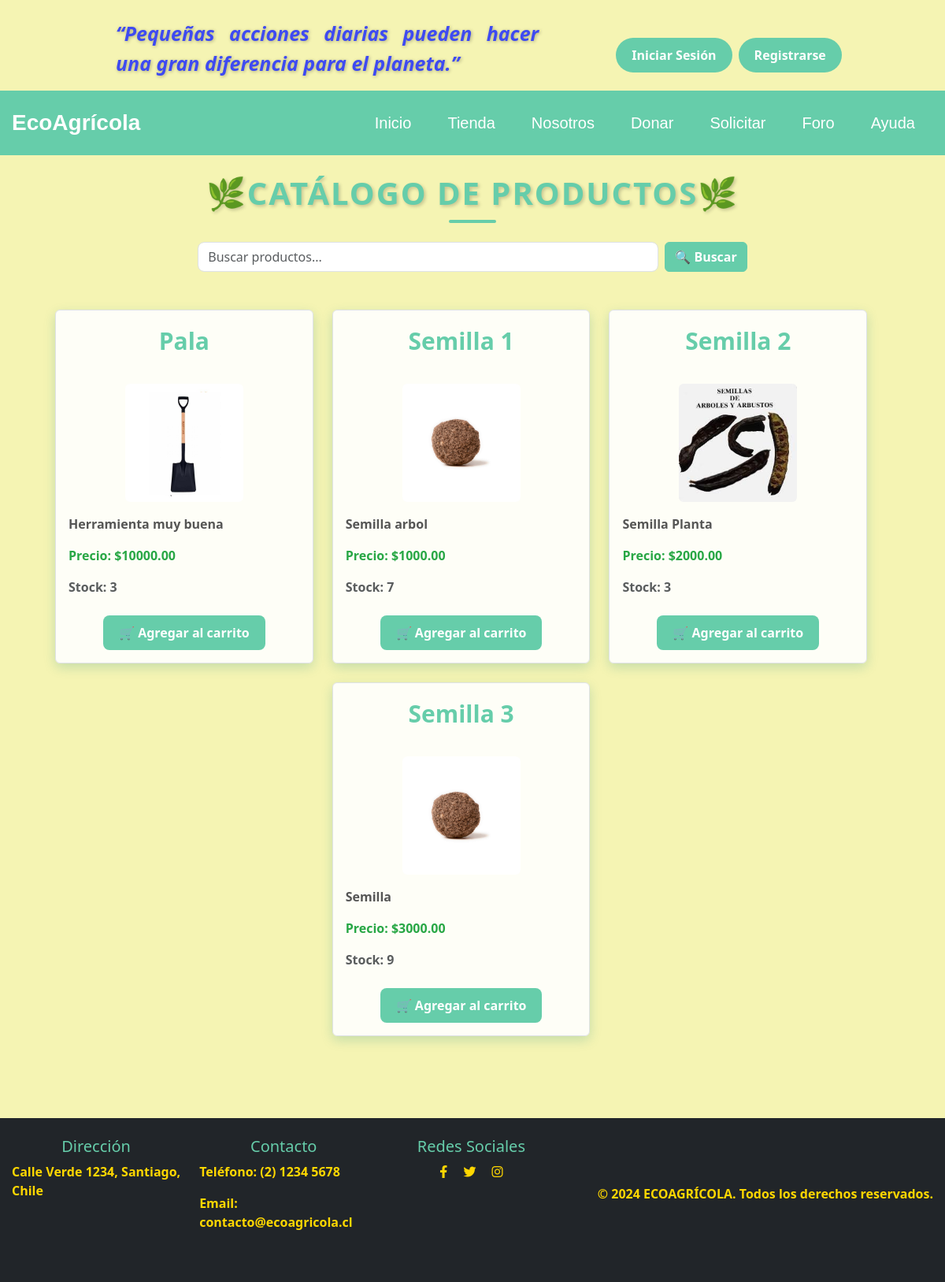
Before: /productos/ with the older database file.
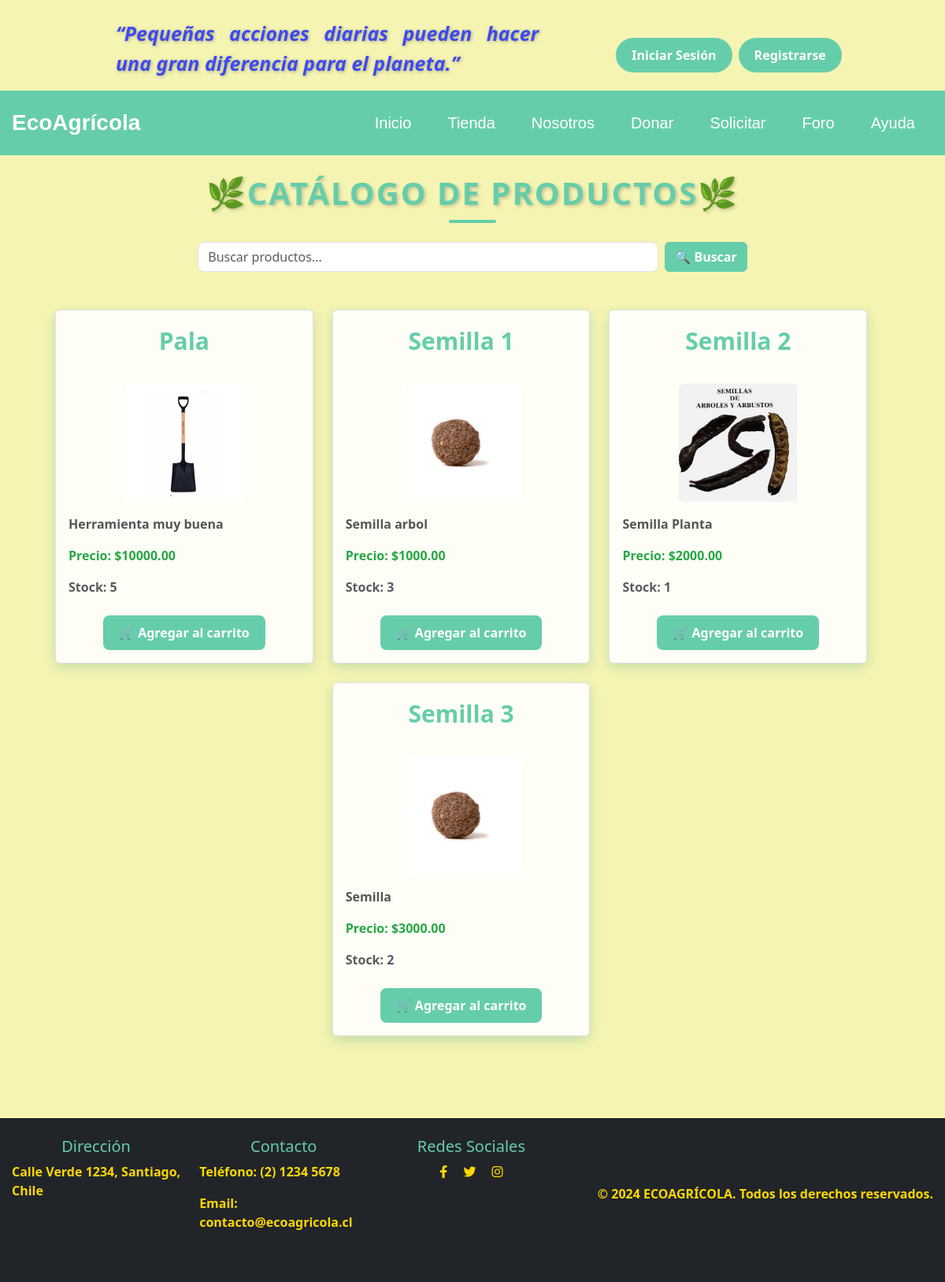
After: the same page with the newer database file.
### core/models.py (models this page shows, shortened)
class Producto(models.Model):
    nombre = models.CharField(max_length=100)
    categoria = models.CharField(max_length=100)
    descripcion = models.TextField()
    precio = models.DecimalField(max_digits=10, decimal_places=2)
    imagen = models.ImageField(upload_to='productos/')
    stock = models.PositiveIntegerField()

### core/views.py (the view)
# urls.py: path('productos/', listar_productos, name='listar_productos'),
def listar_productos(request):
    productos = Producto.objects.all()
    return render(request, 'core/listar_productos.html', {'productos': productos})

### core/templates/core/listar_productos.html (shortened to what this page needs)
{% extends "core/base_generic.html" %}
{% block content %}
<!DOCTYPE html>
<html lang="es">
<head>
    {% load static %}
    <link href="https://cdn.jsdelivr.net/npm/bootstrap@5.3.3/dist/css/bootstrap.min.css" rel="stylesheet">
    <link rel="stylesheet" href="{% static 'core/css/style.css' %}">
</head>
<body>
      <div class="container d-flex flex-column align-items-center" style="margin-bottom: 80px;">
        <h1 class="section-title text-center my-4" style="color: #66CDAA; font-weight: bold;">🌿Catálogo de Productos🌿</h1>
        <div class="mb-4 w-100">
            <form class="d-flex justify-content-center" action="{% url 'buscar_productos' %}" method="GET">
                <input class="form-control me-2 w-50" type="search" placeholder="Buscar productos..." aria-label="Buscar" name="search" style="border-radius: 8px;">
                <button class="btn btn-outline-primary" type="submit" style="background-color: #66CDAA; color: white; border-color: #66CDAA; font-weight: bold;">🔍 Buscar</button>
            </form>
        </div>
        <div class="container mt-4" style="margin-left: 40px;">
            <div class="row justify-content-center">
                {% for producto in productos %}
                    <div class="col-12 col-sm-6 col-md-4 mb-4">
                        <div class="card border rounded h-100" style="background-color: rgba(255, 255, 255, 0.9); border: 3px solid #66CDAA; box-shadow: 0 5px 15px rgba(0, 128, 128, 0.2);">
                            <div class="card-body text-center">
                                <div class="product-name text-center mb-3">
                                    <a href="{% url 'detalle_producto' producto.pk %}" class="card-title" style="color: #66CDAA; font-weight: bold; text-decoration: none; font-size: 30px;">
                                        {{ producto.nombre }}
                                    </a>
                                </div>
                                <img
                                    src="{{ producto.imagen.url }}"
                                    alt="{{ producto.nombre }}"
                                    class="img-fluid rounded mt-3"
                                    style="max-height: 150px; object-fit: cover;"
                                >
                                <p class="producto-descripcion mt-3" style="color: #555;">{{ producto.descripcion }}</p>
                                <p class="producto-precio" style="color: #28a745; font-weight: bold;">Precio: ${{ producto.precio }}</p>
                                <p class="producto-stock text-muted">Stock: {{ producto.stock }}</p>
                                <div class="mt-4">
                                    <a
                                        class="btn btn-custom"
                                        href="{% url 'Add' producto.id %}"
                                        style="background-color: #66CDAA; color: white; font-weight: bold; border-radius: 8px; padding: 10px 20px;">
                                        🛒 Agregar al carrito
                                    </a>
                                </div>
                            </div>
                        </div>
                    </div>
                {% endfor %}
            </div>
        </div>
    </div>
</body>
</html>
{% endblock %}

### core/templates/core/base_generic.html (shortened to what this page needs)
<!doctype html>
<html lang="en"></html>
    <head>
        {% load static %}
        <link href="https://cdn.jsdelivr.net/npm/bootstrap@5.3.3/dist/css/bootstrap.min.css" rel="stylesheet">
        <link rel="stylesheet" href="{% static 'core/css/style.css' %}">
    </head>
    <body>
        <div class="container my-3">
            <div class="row align-items-start" style="padding: 0 20px;">
                <div class="col-md-7 text-start">
                    <p class="text-education mb-0" style="font-size: 25px; font-weight: 600;">
                        “Pequeñas acciones diarias pueden hacer una gran diferencia para el planeta.”
                    </p>
                </div>
                <div class="col-md-4 d-flex justify-content-end mt-4">
                    {% if user.is_authenticated %}
                        <a class="btn btn-custom me-2" href="{% url 'morstrar_carrito' %}" style=" color: white; font-weight: bold; border: none; border-radius: 25px; padding: 10px 20px; font-size: 1rem; transition: background-color 0.3s ease; text-decoration: none;">Ir al carrito</a>
                        <form method="post" action="{% url 'logout' %}" onsubmit="return confirm('¿Estás seguro de que quieres cerrar sesión?');">
                            {% csrf_token %}
                            <button class="btn btn-custom" type="submit" style=" color: white; font-weight: bold; border: none; border-radius: 25px; padding: 10px 20px; font-size: 1rem; transition: background-color 0.3s ease; text-decoration: none;">Cerrar sesión</button>
                        </form>
                    {% else %}
                        <a class="btn btn-custom me-2" href="{% url 'acceder' %}" style=" color: white; font-weight: bold; border: none; border-radius: 25px; padding: 10px 20px; font-size: 1rem; transition: background-color 0.3s ease; text-decoration: none;">Iniciar Sesión</a>
                        <a class="btn btn-custom" href="{% url 'register' %}" style=" color: white; font-weight: bold; border: none; border-radius: 25px; padding: 10px 20px; font-size: 1rem; transition: background-color 0.3s ease; text-decoration: none;">Registrarse</a>
                    {% endif %}
                </div>
            </div>
        </div>
        <nav class="navbar navbar-expand-md ">
            <div class="container">
                <a href="{% url 'home' %}" class="navbar-brand">EcoAgrícola</a>
                <div class="collapse navbar-collapse justify-content-end" id="navbarNav">
                    <ul class="navbar-nav">
                        <li class="nav-item"><a href="{% url 'home' %}" class="nav-link">Inicio</a></li>
                        <li class="nav-item"><a href="{% url 'listar_productos' %}" class="nav-link">Tienda</a></li>
                        <li class="nav-item"><a href="#nosotros" class="nav-link">Nosotros</a></li>
                        <li class="nav-item"><a href="{% url 'donacion' %}" class="nav-link">Donar</a></li>
                        <li class="nav-item"><a href="{% url 'solicitudes' %}" class="nav-link">Solicitar</a></li>
                        <li class="nav-item"><a href="{% url 'foro' %}" class="nav-link">Foro</a></li>
                        <li class="nav-item"><a href="#footer" class="nav-link">Ayuda</a></li>
                    </ul>
                </div>
            </div>
        </nav>
        {% block content %}{% endblock %}
        <footer id="footer" class="bg-dark text-white text-center py-4">
            <div class="container">
                <div class="row mb-4">
                    <div class="col-12 col-md-4">
                        <h5 style="color: #66CDAA;">Dirección</h5>
                        <p style="color: #FFD700;">Calle Verde 1234, Santiago, Chile</p>
                    </div>
                    <div class="col-12 col-md-4">
                        <h5 style="color: #66CDAA;">Contacto</h5>
                        <p style="color: #FFD700;">Teléfono: (2) 1234 5678</p>
                        <p style="color: #FFD700;">Email: contacto@ecoagricola.cl</p>
                    </div>
                    <div class="col-12 col-md-4">
                        <h5 style="color: #66CDAA;">Redes Sociales</h5>
                        <a href="#" style="color: #FFD700;" class="mx-2"><i class="fab fa-facebook-f"></i></a>
                        <a href="#" style="color: #FFD700;" class="mx-2"><i class="fab fa-twitter"></i></a>
                        <a href="#" style="color: #FFD700;" class="mx-2"><i class="fab fa-instagram"></i></a>
                    </div>
                </div>
                <p style="color: #FFD700;">&copy; 2024 ECOAGRÍCOLA. Todos los derechos reservados.</p>
            </div>
        </footer>
        <link rel="stylesheet" href="https://cdnjs.cloudflare.com/ajax/libs/font-awesome/6.0.0-beta3/css/all.min.css">
    </body>
</html>

### core/static/core/css/style.css (style rules this page uses)
html { scroll-behavior: smooth; }
body { background-color: #f5f4b3; height: 100%; margin: 0; padding: 0; display: flex; flex-direction: column; }
p { color: #0d09db; font-weight: bold; text-align: justify; }
.btn-custom { background-color: #66CDAA; border-color: #66CDAA; color: white; border: none; padding: 10px 20px; font-size: 16px; border-radius: 25px; transition: background-color 0.3s ease; }
.me-2 { margin-right: 10px; }
.text-education { font-style: italic; font-weight: 600; font-size: 20px; color: #3e4af1; margin-left: 112px; text-shadow: 1px 1px 4px rgba(0, 0, 0, 0.3); }
.navbar { background-color: #66CDAA; padding: 15px 0; font-family: Arial, sans-serif; }
.container { max-width: 1200px; margin: 0 auto; padding: 0 15px; display: flex; justify-content: space-between; align-items: center; }
.navbar-brand { font-size: 28px; color: white; text-decoration: none; font-weight: bold; }
.navbar-nav { list-style: none; padding: 0; margin: 0; display: flex; flex-direction: row; }
.nav-item { margin: 0 15px; }
.nav-link { font-size: 20px; color: white; text-decoration: none; transition: all 0.3s ease; padding: 10px 15px; border-radius: 5px; }
.section-title { color: #66CDAA; font-weight: bold; text-transform: uppercase; text-shadow: 2px 2px 4px rgba(0, 0, 0, 0.2); margin-bottom: 30px; position: relative; letter-spacing: 2px; }
.section-title::after { content: ""; width: 60px; height: 4px; background-color: #66CDAA; display: block; margin: 10px auto 0; border-radius: 2px; }
.details-box input[type="submit"], button { background-color: #2E8B57; color: white; padding: 10px 20px; border: none; cursor: pointer; }
input[type="submit"], button { background-color: #2E8B57; color: white; padding: 10px 20px; border: none; cursor: pointer; }
h1 { text-align: center; color: #343a40; }

Changed rows visible on the page:
changed Producto "Pala": stock "3" → "5"
changed Producto "Semilla 1": stock "7" → "3"
changed Producto "Semilla 2": stock "3" → "1"
changed Producto "Semilla 3": stock "9" → "2"
